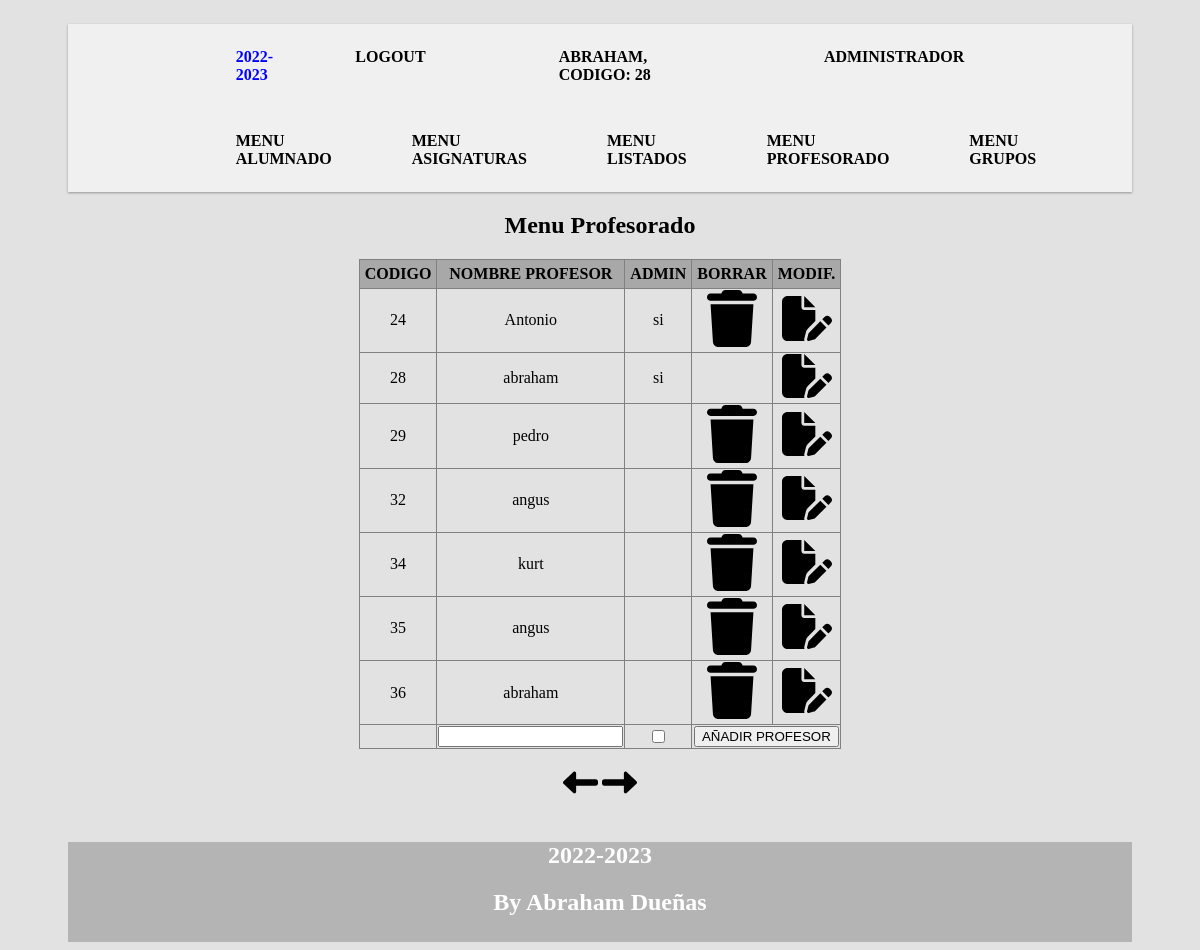
The page /index.php?p=menuProfesorado (signed in) on the database its author committed.
### tables this page shows
CREATE TABLE `profesor` (
  `codigo_P` int(5) NOT NULL,
  `nombre` varchar(100) NOT NULL,
  `clave` varchar(20) NOT NULL,
  `admin` varchar(5) DEFAULT NULL
);

### index.php (called while the page is built, shortened)
<?php
$p="menuNavegacion";
if(isset($_GET["p"])){
    $p=$_GET["p"];
}
if($p=="menuProfesorado"){
    $pagina="menuProfesorado.php";
}
require_once("cabecera.php");
require($pagina);
require("pie.php");
?>

### clases/profesor.php (called while the page is built, shortened)
<?php
class Profesor{
    public function todosProfesoresBD($inicio,$cuantos){
        $sql="select * from profesor limit $inicio,$cuantos";
        $conexion=Conexion::conectarBD();
        $res=$conexion->query($sql);
        $alguno=false;
        while($linea = $res->fetch_assoc()){
            $alguno = true;
            $profesoresTot[]=$linea;
        }
        if($alguno){
            return $profesoresTot;
        }else{
            return false;
        }
    }
}
?>

### lib/paginar.php (called while the page is built)
<?php
if($inicio+$cuantos<$totalFilas)
    $siguiente=$inicio+$cuantos;
else
    $siguiente=$inicio;
if($inicio-$cuantos>=0)
    $anterior=$inicio-$cuantos;
else
    $anterior=$inicio;
    ?>

### menuProfesorado.php (the view, shortened to what this page needs)
<?php include("clases/profesor.php");
$inicio=0;
$cuantos=7;
$totPr = new Profesor("","","","");
if($totalFilas = $totPr->totalProfesoradoBD()){
}else{
    $totalFilas=0;
}
include_once("lib/paginar.php");
?>
<form method="POST" action="<?php $_SERVER['PHP_SELF']?>" enctype="multipart/form-data" >
<table border="1">
    <tr>
        <th>CODIGO</th><th>NOMBRE PROFESOR</th>
        <?php if(strcmp($_SESSION["admin"],"si")==0){ ?>
        <th>ADMIN</th>
        <th>BORRAR</th>
        <?php } ?>
        <th>MODIF.</th>
    </tr>
   <?php
   if($totPr->todosProfesoresBD($inicio,$cuantos)){
    $totProf=$totPr->todosProfesoresBD($inicio,$cuantos);
    foreach($totProf as $val){
        if(strcmp($_SESSION["admin"],"si")==0||(($_SESSION["codigo_P"])==$val["codigo_P"])){
        echo "<tr>";
        echo "<td>".$val["codigo_P"]."</td><td>".$val["nombre"]."</td>";
        if(strcmp($_SESSION["admin"],"si")==0){
        echo "<td>".$val['admin']."</td>";
        if($val["codigo_P"]!=$_SESSION["codigo_P"]){
        echo "<td>"?><a href="index.php?p=menuProfesorado&codP=<?php echo $val['codigo_P']?>&borr=si"><img src="icons/trash-solid.svg" class="icono"><?php echo "</td>";
        }else{
            echo "<td></td>";
        }}
        echo "<td>"?><a href="index.php?p=modificacionProfesor&q=<?php echo $val['codigo_P']?>"><img src="icons/file-pen-solid.svg" class="icono"><?php echo "</td>";
        echo "</tr>";
        }
    }
}  if(strcmp($_SESSION["admin"],"si")==0){?>
    <tr>
        <td>
        </td>
        <td>
        <input type="text" name="nom" value="" size="20">
        </td >
        <td >
        <input type="checkbox" name="adminBox" value="si">
        </td>
        <td colspan="2">
        <input type="submit" name="añadir" value="AÑADIR PROFESOR" >
        </td>
    </tr>
    <?php }?>
</table>
</form>
<?php if(strcmp($_SESSION["admin"],"si")==0){?>
<a  href='index.php?p=menuProfesorado&q=<?php echo $anterior?>'><img src="icons/left-long-solid.svg" width="35px"></a>
<a  href='index.php?p=menuProfesorado&q=<?php echo $siguiente?>'><img src="icons/right-long-solid.svg" width="35px"></a><br><br>
<?php } ?>

### cabecera.php (shortened to what this page needs)
<!DOCTYPE html>
<html lang="en">
<head>
    <link href="css/stylee.css?1.0" rel="stylesheet" type="text/css">
</head>
<body>
    <?php $añoActual = date("Y");
          $mesActual = date("m");
          if($mesActual<6){
            $cursoActual = ($añoActual-1)."-".$añoActual;
          }
    ?>
<nav class="page__menu menuu">
<ul class="menu__list r-list">
      <li class="menu__group"><a class="menu__link azul "><?php echo $cursoActual ?></a></li>
      <li class="menu__group"><a href="index.php?a=logout" class="menu__link r-link">LOGOUT</a></li>
      <?php
       if(isset($_SESSION["nombre"])){
            echo "<li class='sesionProf'><a class='menu__link r-link'>".$_SESSION['nombre'].", codigo: ".$_SESSION['codigo_P']."</a></li>";
        if(strcmp($_SESSION["admin"],"si")==0){
            echo "<li class='sesionProf'><a class='menu__link r-link'>ADMINISTRADOR</a></li>";
        }
    ?>
      </ul>
    <ul class="menu__list r-list">
      <li class="menu__group"><a href="index.php?p=menuAlumnado" class="menu__link r-link text-underlined">Menu Alumnado</a></li>
      <?php if(strcmp($_SESSION["admin"],"si")==0){?>
      <li class="menu__group"><a href="index.php?p=menuAsignaturas" class="menu__link r-link text-underlined">Menu Asignaturas</a></li>
      <?php }?>
      <li class="menu__group"><a href="index.php?p=menuListados" class="menu__link r-link text-underlined">Menu listados</a></li>
      <li class="menu__group"><a href="index.php?p=menuProfesorado" class="menu__link r-link text-underlined">Menu Profesorado</a></li>
      <li class="menu__group"><a href="index.php?p=menuGrupos" class="menu__link r-link text-underlined">Menu Grupos</a></li>
    </ul>
   <?php } ?>
  </nav>
  <article>
  <?php
    echo "<h2 >";
    if($p=='menuProfesorado')
        echo "Menu Profesorado";
        echo "</h2>";
    ?>

### pie.php
</article>
<footer>
<h2> <?php echo $cursoActual ?></h2>
<h2>By Abraham Dueñas</h2>
</footer>
</body>
</html>

### css/stylee.css (style rules this page uses)
body { background-color: rgb(226, 226, 226); padding-left: 5%; padding-right: 5%; }
.azul { color:blue; }
.sesionProf { padding-left:5%; }
.r-link { display: var(--rLinkDisplay, inline-flex) !important; }
.r-link[href] { color: var(--rLinkColor) !important; -webkit-text-decoration: var(--rLinkTextDecoration, none) !important; text-decoration: var(--rLinkTextDecoration, none) !important; }
.r-list { padding-left: var(--rListPaddingLeft, 0) !important; margin-top: var(--rListMarginTop, 0) !important; margin-bottom: var(--rListMarginBottom, 0) !important; list-style: var(--rListListStyle, none) !important; }
.menuu { --rLinkColor: var(--menuLinkColor, currentColor); }
.menu__link { display: var(--menuLinkDisplay, block); }
.menuu { background-color: var(--menuBackgroundColor, #f0f0f0); box-shadow: var(--menuBoxShadow, 0 1px 3px 0 rgba(0, 0, 0, .12), 0 1px 2px 0 rgba(0, 0, 0, .24)); }
.menu__list { display: flex; }
.menu__link { padding: var(--menuLinkPadding, 1.5rem 2.5rem); font-weight: 700; text-transform: uppercase; }
.text-underlined { position: relative; overflow: hidden; will-change: color; transition: color .25s ease-out; }
.text-underlined::before, .text-underlined::after { content: ""; width: 0; height: 3px; background-color: var(--textUnderlinedLineColor, currentColor); will-change: width; transition: width .1s ease-out; position: absolute; bottom: 0; }
.text-underlined::before { left: 50%; transform: translateX(-50%); }
.text-underlined::after { right: 50%; transform: translateX(50%); }
.page__menu:nth-child(n+2) { margin-top: 1rem; }
footer { background-color: rgb(180, 180, 180); width: 100%; height: 40px; color: white; padding-bottom: 60px; }
footer h2 { text-align: center; }
article { text-align: center; min-height: 60vh; }
table { margin: 0 auto; }
ul li:first-child { margin-left: 12%; }
ul li:last-child { margin-right: 12%; }
table { border-collapse: collapse; margin-top:10px; }
th { background-color: rgb(168, 168, 168); padding:5px; }
.icono { width: 50px; }

### rows shown on the page
profesor: codigo_P "24", nombre "Antonio", admin "si"
profesor: codigo_P "28", nombre "abraham", admin "si"
profesor: codigo_P "29", nombre "pedro"
profesor: codigo_P "32", nombre "angus"
profesor: codigo_P "34", nombre "kurt"
profesor: codigo_P "35", nombre "angus"
profesor: codigo_P "36", nombre "abraham"

### other values the page prints
$_SESSION['nombre'] "ABRAHAM"
$_SESSION['codigo_P'] "28"
